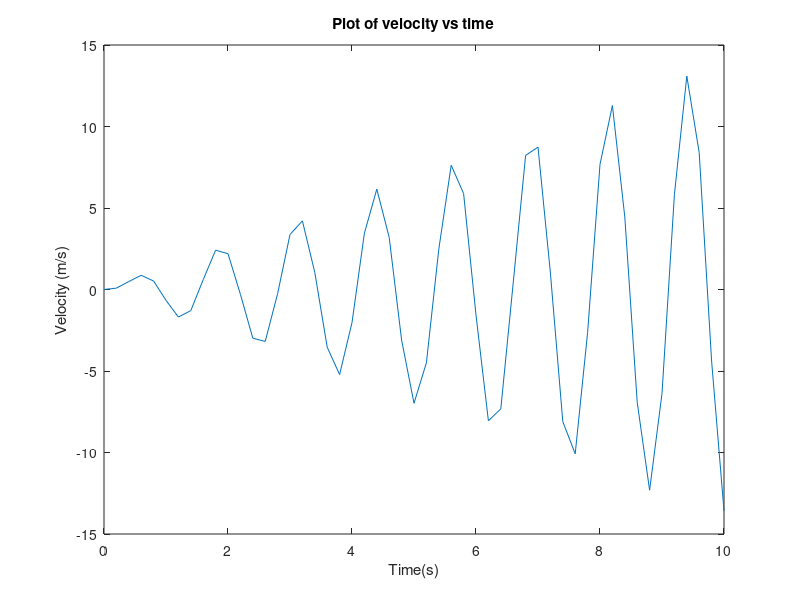

Write the MATLAB code that produced this figure.
% Acceleration and Velocity
% Create the function handle for the acceleration
acc = @(t) 7*t.*sin(5*t);
% Use a for loop  with t values ranging from 0 to 10 
% with an increment of 0.02
count = 1;
for t = 0:0.2:10
    vel(count)= integral(acc,0,t);
    count = count + 1;
end
t = 0:0.2:10;
% Plot the velocity vs time
plot(t,vel)
xlabel('Time(s)')
ylabel('Velocity (m/s)')
title('Plot of velocity vs time')
